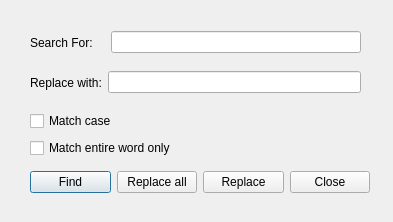
<?xml version="1.0" encoding="UTF-8"?>
<ui version="4.0">
 <class>Replace</class>
 <widget class="QDialog" name="Replace">
  <property name="geometry">
   <rect>
    <x>0</x>
    <y>0</y>
    <width>393</width>
    <height>222</height>
   </rect>
  </property>
  <property name="windowTitle">
   <string>Replace</string>
  </property>
  <widget class="QWidget" name="layoutWidget_2">
   <property name="geometry">
    <rect>
     <x>30</x>
     <y>70</y>
     <width>331</width>
     <height>25</height>
    </rect>
   </property>
   <layout class="QHBoxLayout" name="horizontalLayout_3">
    <item>
     <widget class="QLabel" name="label_3">
      <property name="text">
       <string>Replace with:</string>
      </property>
     </widget>
    </item>
    <item>
     <widget class="QLineEdit" name="lineEdit_3"/>
    </item>
   </layout>
  </widget>
  <widget class="QWidget" name="">
   <property name="geometry">
    <rect>
     <x>30</x>
     <y>30</y>
     <width>331</width>
     <height>25</height>
    </rect>
   </property>
   <layout class="QHBoxLayout" name="horizontalLayout">
    <item>
     <widget class="QLabel" name="label">
      <property name="text">
       <string>Search For:</string>
      </property>
     </widget>
    </item>
    <item>
     <spacer name="horizontalSpacer">
      <property name="orientation">
       <enum>Qt::Horizontal</enum>
      </property>
      <property name="sizeType">
       <enum>QSizePolicy::Fixed</enum>
      </property>
      <property name="sizeHint" stdset="0">
       <size>
        <width>12</width>
        <height>1</height>
       </size>
      </property>
     </spacer>
    </item>
    <item>
     <widget class="QLineEdit" name="lineEdit"/>
    </item>
   </layout>
  </widget>
  <widget class="QWidget" name="">
   <property name="geometry">
    <rect>
     <x>30</x>
     <y>110</y>
     <width>166</width>
     <height>50</height>
    </rect>
   </property>
   <layout class="QVBoxLayout" name="verticalLayout">
    <item>
     <widget class="QCheckBox" name="checkBox">
      <property name="text">
       <string>Match case</string>
      </property>
     </widget>
    </item>
    <item>
     <widget class="QCheckBox" name="checkBox_2">
      <property name="text">
       <string>Match entire word only</string>
      </property>
     </widget>
    </item>
   </layout>
  </widget>
  <widget class="QWidget" name="">
   <property name="geometry">
    <rect>
     <x>30</x>
     <y>170</y>
     <width>340</width>
     <height>25</height>
    </rect>
   </property>
   <layout class="QHBoxLayout" name="horizontalLayout_2">
    <item>
     <widget class="QPushButton" name="pushButton_4">
      <property name="text">
       <string>Find</string>
      </property>
     </widget>
    </item>
    <item>
     <widget class="QPushButton" name="pushButton_3">
      <property name="text">
       <string>Replace all</string>
      </property>
     </widget>
    </item>
    <item>
     <widget class="QPushButton" name="pushButton_2">
      <property name="text">
       <string>Replace</string>
      </property>
     </widget>
    </item>
    <item>
     <widget class="QPushButton" name="pushButton">
      <property name="text">
       <string>Close</string>
      </property>
      <property name="autoDefault">
       <bool>false</bool>
      </property>
      <property name="default">
       <bool>false</bool>
      </property>
      <property name="flat">
       <bool>false</bool>
      </property>
     </widget>
    </item>
   </layout>
  </widget>
 </widget>
 <tabstops>
  <tabstop>lineEdit</tabstop>
  <tabstop>lineEdit_3</tabstop>
  <tabstop>checkBox</tabstop>
  <tabstop>checkBox_2</tabstop>
  <tabstop>pushButton_4</tabstop>
  <tabstop>pushButton_3</tabstop>
  <tabstop>pushButton_2</tabstop>
  <tabstop>pushButton</tabstop>
 </tabstops>
 <resources/>
 <connections/>
</ui>
